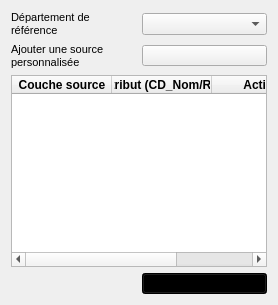
      <widget class="QWidget" name="TabStat">
       <attribute name="title">
        <string>Associer à la BDC</string>
       </attribute>
       <layout class="QVBoxLayout" name="verticalLayout_stat">
        <item>
         <layout class="QGridLayout" name="gridLayoutStat">
          <item row="0" column="1">
           <widget class="QComboBox" name="comboBoxDpt">
            <property name="styleSheet">
             <string notr="true"/>
            </property>
           </widget>
          </item>
          <item row="1" column="0">
           <widget class="QLabel" name="labelAddDataStat">
            <property name="font">
             <font>
              <pointsize>8</pointsize>
              <weight>50</weight>
              <bold>false</bold>
             </font>
            </property>
            <property name="text">
             <string>Ajouter une source personnalisée</string>
            </property>
            <property name="wordWrap">
             <bool>true</bool>
            </property>
           </widget>
          </item>
          <item row="3" column="1">
           <widget class="QPushButton" name="btnRunStat">
            <property name="palette">
             <palette>
              <active>
               <colorrole role="WindowText">
                <brush brushstyle="SolidPattern">
                 <color alpha="255">
                  <red>0</red>
                  <green>0</green>
                  <blue>0</blue>
                 </color>
                </brush>
               </colorrole>
               <colorrole role="Button">
                <brush brushstyle="LinearGradientPattern">
                 <gradient startx="0.000000000000000" starty="0.000000000000000" endx="0.000000000000000" endy="1.000000000000000" type="LinearGradient" spread="PadSpread" coordinatemode="ObjectBoundingMode">
                  <gradientstop position="0.000000000000000">
                   <color alpha="255">
                    <red>71</red>
                    <green>158</green>
                    <blue>128</blue>
                   </color>
                  </gradientstop>
                  <gradientstop position="1.000000000000000">
                   <color alpha="255">
                    <red>61</red>
                    <green>140</green>
                    <blue>112</blue>
                   </color>
                  </gradientstop>
                 </gradient>
                </brush>
               </colorrole>
               <colorrole role="Text">
                <brush brushstyle="SolidPattern">
                 <color alpha="255">
                  <red>0</red>
                  <green>0</green>
                  <blue>0</blue>
                 </color>
                </brush>
               </colorrole>
               <colorrole role="ButtonText">
                <brush brushstyle="SolidPattern">
                 <color alpha="255">
                  <red>0</red>
                  <green>0</green>
                  <blue>0</blue>
                 </color>
                </brush>
               </colorrole>
               <colorrole role="Base">
                <brush brushstyle="LinearGradientPattern">
                 <gradient startx="0.000000000000000" starty="0.000000000000000" endx="0.000000000000000" endy="1.000000000000000" type="LinearGradient" spread="PadSpread" coordinatemode="ObjectBoundingMode">
                  <gradientstop position="0.000000000000000">
                   <color alpha="255">
                    <red>71</red>
                    <green>158</green>
                    <blue>128</blue>
                   </color>
                  </gradientstop>
                  <gradientstop position="1.000000000000000">
                   <color alpha="255">
                    <red>61</red>
                    <green>140</green>
                    <blue>112</blue>
                   </color>
                  </gradientstop>
                 </gradient>
                </brush>
               </colorrole>
               <colorrole role="Window">
                <brush brushstyle="LinearGradientPattern">
                 <gradient startx="0.000000000000000" starty="0.000000000000000" endx="0.000000000000000" endy="1.000000000000000" type="LinearGradient" spread="PadSpread" coordinatemode="ObjectBoundingMode">
                  <gradientstop position="0.000000000000000">
                   <color alpha="255">
                    <red>71</red>
                    <green>158</green>
                    <blue>128</blue>
                   </color>
                  </gradientstop>
                  <gradientstop position="1.000000000000000">
                   <color alpha="255">
                    <red>61</red>
                    <green>140</green>
                    <blue>112</blue>
                   </color>
                  </gradientstop>
                 </gradient>
                </brush>
               </colorrole>
               <colorrole role="PlaceholderText">
                <brush brushstyle="SolidPattern">
                 <color alpha="128">
                  <red>0</red>
                  <green>0</green>
                  <blue>0</blue>
                 </color>
                </brush>
               </colorrole>
              </active>
              <inactive>
               <colorrole role="WindowText">
                <brush brushstyle="SolidPattern">
                 <color alpha="255">
                  <red>0</red>
                  <green>0</green>
                  <blue>0</blue>
                 </color>
                </brush>
               </colorrole>
               <colorrole role="Button">
                <brush brushstyle="LinearGradientPattern">
                 <gradient startx="0.000000000000000" starty="0.000000000000000" endx="0.000000000000000" endy="1.000000000000000" type="LinearGradient" spread="PadSpread" coordinatemode="ObjectBoundingMode">
                  <gradientstop position="0.000000000000000">
                   <color alpha="255">
                    <red>71</red>
                    <green>158</green>
                    <blue>128</blue>
                   </color>
                  </gradientstop>
                  <gradientstop position="1.000000000000000">
                   <color alpha="255">
                    <red>61</red>
                    <green>140</green>
                    <blue>112</blue>
                   </color>
                  </gradientstop>
                 </gradient>
                </brush>
               </colorrole>
               <colorrole role="Text">
                <brush brushstyle="SolidPattern">
                 <color alpha="255">
                  <red>0</red>
                  <green>0</green>
                  <blue>0</blue>
                 </color>
                </brush>
               </colorrole>
               <colorrole role="ButtonText">
                <brush brushstyle="SolidPattern">
                 <color alpha="255">
                  <red>0</red>
                  <green>0</green>
                  <blue>0</blue>
                 </color>
                </brush>
               </colorrole>
               <colorrole role="Base">
                <brush brushstyle="LinearGradientPattern">
                 <gradient startx="0.000000000000000" starty="0.000000000000000" endx="0.000000000000000" endy="1.000000000000000" type="LinearGradient" spread="PadSpread" coordinatemode="ObjectBoundingMode">
                  <gradientstop position="0.000000000000000">
                   <color alpha="255">
                    <red>71</red>
                    <green>158</green>
                    <blue>128</blue>
                   </color>
                  </gradientstop>
                  <gradientstop position="1.000000000000000">
                   <color alpha="255">
                    <red>61</red>
                    <green>140</green>
                    <blue>112</blue>
                   </color>
                  </gradientstop>
                 </gradient>
                </brush>
               </colorrole>
               <colorrole role="Window">
                <brush brushstyle="LinearGradientPattern">
                 <gradient startx="0.000000000000000" starty="0.000000000000000" endx="0.000000000000000" endy="1.000000000000000" type="LinearGradient" spread="PadSpread" coordinatemode="ObjectBoundingMode">
                  <gradientstop position="0.000000000000000">
                   <color alpha="255">
                    <red>71</red>
                    <green>158</green>
                    <blue>128</blue>
                   </color>
                  </gradientstop>
                  <gradientstop position="1.000000000000000">
                   <color alpha="255">
                    <red>61</red>
                    <green>140</green>
                    <blue>112</blue>
                   </color>
                  </gradientstop>
                 </gradient>
                </brush>
               </colorrole>
               <colorrole role="PlaceholderText">
                <brush brushstyle="SolidPattern">
                 <color alpha="128">
                  <red>0</red>
                  <green>0</green>
                  <blue>0</blue>
                 </color>
                </brush>
               </colorrole>
              </inactive>
              <disabled>
               <colorrole role="WindowText">
                <brush brushstyle="SolidPattern">
                 <color alpha="76">
                  <red>0</red>
                  <green>0</green>
                  <blue>0</blue>
                 </color>
                </brush>
               </colorrole>
               <colorrole role="Button">
                <brush brushstyle="SolidPattern">
                 <color alpha="12">
                  <red>0</red>
                  <green>0</green>
                  <blue>0</blue>
                 </color>
                </brush>
               </colorrole>
               <colorrole role="Text">
                <brush brushstyle="SolidPattern">
                 <color alpha="76">
                  <red>0</red>
                  <green>0</green>
                  <blue>0</blue>
                 </color>
                </brush>
               </colorrole>
               <colorrole role="ButtonText">
                <brush brushstyle="SolidPattern">
                 <color alpha="76">
                  <red>0</red>
                  <green>0</green>
                  <blue>0</blue>
                 </color>
                </brush>
               </colorrole>
               <colorrole role="Base">
                <brush brushstyle="SolidPattern">
                 <color alpha="12">
                  <red>0</red>
                  <green>0</green>
                  <blue>0</blue>
                 </color>
                </brush>
               </colorrole>
               <colorrole role="Window">
                <brush brushstyle="SolidPattern">
                 <color alpha="12">
                  <red>0</red>
                  <green>0</green>
                  <blue>0</blue>
                 </color>
                </brush>
               </colorrole>
               <colorrole role="PlaceholderText">
                <brush brushstyle="SolidPattern">
                 <color alpha="38">
                  <red>0</red>
                  <green>0</green>
                  <blue>0</blue>
                 </color>
                </brush>
               </colorrole>
              </disabled>
             </palette>
            </property>
            <property name="font">
             <font>
              <pointsize>8</pointsize>
              <weight>75</weight>
              <bold>true</bold>
             </font>
            </property>
            <property name="styleSheet">
             <string notr="true"/>
            </property>
            <property name="text">
             <string>Associer à la BDC</string>
            </property>
           </widget>
          </item>
          <item row="2" column="0" colspan="2">
           <widget class="QTableWidget" name="tableStat">
            <property name="autoFillBackground">
             <bool>false</bool>
            </property>
            <property name="editTriggers">
             <set>QAbstractItemView::NoEditTriggers</set>
            </property>
            <property name="selectionMode">
             <enum>QAbstractItemView::NoSelection</enum>
            </property>
            <column>
             <property name="text">
              <string>Couche source</string>
             </property>
             <property name="font">
              <font>
               <weight>75</weight>
               <bold>true</bold>
              </font>
             </property>
            </column>
            <column>
             <property name="text">
              <string>Attribut (CD_Nom/Ref)</string>
             </property>
             <property name="font">
              <font>
               <weight>75</weight>
               <bold>true</bold>
              </font>
             </property>
            </column>
            <column>
             <property name="text">
              <string>Action</string>
             </property>
             <property name="font">
              <font>
               <weight>75</weight>
               <bold>true</bold>
              </font>
             </property>
            </column>
           </widget>
          </item>
          <item row="1" column="1">
           <widget class="QPushButton" name="btnAddLayerRowStat">
            <property name="font">
             <font>
              <pointsize>8</pointsize>
              <weight>75</weight>
              <bold>true</bold>
             </font>
            </property>
            <property name="styleSheet">
             <string notr="true"/>
            </property>
            <property name="text">
             <string/>
            </property>
            <property name="icon">
             <iconset>
              <normaloff>misc/data-add.png</normaloff>misc/data-add.png</iconset>
            </property>
           </widget>
          </item>
          <item row="0" column="0">
           <widget class="QLabel" name="labelDpt">
            <property name="font">
             <font>
              <pointsize>8</pointsize>
              <weight>50</weight>
              <bold>false</bold>
             </font>
            </property>
            <property name="text">
             <string>Département de référence</string>
            </property>
            <property name="textFormat">
             <enum>Qt::AutoText</enum>
            </property>
            <property name="alignment">
             <set>Qt::AlignLeading|Qt::AlignLeft|Qt::AlignVCenter</set>
            </property>
            <property name="wordWrap">
             <bool>true</bool>
            </property>
           </widget>
          </item>
         </layout>
        </item>
       </layout>
      </widget>
